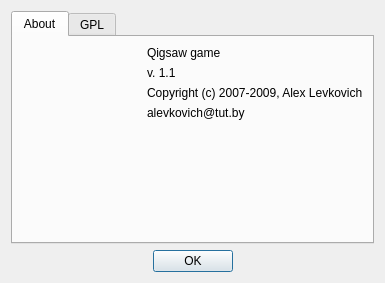
<?xml version="1.0" encoding="UTF-8"?>
<ui version="4.0">
 <class>JigsawAboutBox</class>
 <widget class="QDialog" name="JigsawAboutBox">
  <property name="geometry">
   <rect>
    <x>0</x>
    <y>0</y>
    <width>385</width>
    <height>283</height>
   </rect>
  </property>
  <property name="windowTitle">
   <string>About</string>
  </property>
  <layout class="QVBoxLayout" name="verticalLayout_4">
   <item>
    <widget class="QTabWidget" name="tabWidget">
     <property name="currentIndex">
      <number>0</number>
     </property>
     <widget class="QWidget" name="tab">
      <attribute name="title">
       <string>About</string>
      </attribute>
      <layout class="QHBoxLayout" name="horizontalLayout_2">
       <item>
        <layout class="QVBoxLayout" name="verticalLayout">
         <item>
          <widget class="QLabel" name="label">
           <property name="text">
            <string/>
           </property>
           <property name="pixmap">
            <pixmap resource="qigsaw.qrc">:/pics/about.png</pixmap>
           </property>
           <property name="alignment">
            <set>Qt::AlignCenter</set>
           </property>
          </widget>
         </item>
         <item>
          <spacer name="verticalSpacer">
           <property name="orientation">
            <enum>Qt::Vertical</enum>
           </property>
           <property name="sizeHint" stdset="0">
            <size>
             <width>20</width>
             <height>40</height>
            </size>
           </property>
          </spacer>
         </item>
        </layout>
       </item>
       <item>
        <layout class="QVBoxLayout" name="verticalLayout_2">
         <item>
          <widget class="QLabel" name="label_2">
           <property name="text">
            <string>Qigsaw game</string>
           </property>
          </widget>
         </item>
         <item>
          <widget class="QLabel" name="label_3">
           <property name="text">
            <string>v. 1.1</string>
           </property>
          </widget>
         </item>
         <item>
          <widget class="QLabel" name="label_4">
           <property name="text">
            <string>Copyright (c) 2007-2009, Alex Levkovich</string>
           </property>
          </widget>
         </item>
         <item>
          <widget class="QLabel" name="label_5">
           <property name="text">
            <string>alevkovich@tut.by</string>
           </property>
          </widget>
         </item>
         <item>
          <spacer name="verticalSpacer_2">
           <property name="orientation">
            <enum>Qt::Vertical</enum>
           </property>
           <property name="sizeHint" stdset="0">
            <size>
             <width>20</width>
             <height>109</height>
            </size>
           </property>
          </spacer>
         </item>
        </layout>
       </item>
      </layout>
     </widget>
     <widget class="QWidget" name="tab_2">
      <attribute name="title">
       <string>GPL</string>
      </attribute>
      <layout class="QVBoxLayout" name="verticalLayout_3">
       <item>
        <widget class="QPlainTextEdit" name="plainText">
         <property name="readOnly">
          <bool>true</bool>
         </property>
        </widget>
       </item>
      </layout>
     </widget>
    </widget>
   </item>
   <item>
    <layout class="QHBoxLayout" name="horizontalLayout">
     <item>
      <spacer name="horizontalSpacer">
       <property name="orientation">
        <enum>Qt::Horizontal</enum>
       </property>
       <property name="sizeHint" stdset="0">
        <size>
         <width>40</width>
         <height>20</height>
        </size>
       </property>
      </spacer>
     </item>
     <item>
      <widget class="QPushButton" name="closeButton">
       <property name="text">
        <string>OK</string>
       </property>
      </widget>
     </item>
     <item>
      <spacer name="horizontalSpacer_2">
       <property name="orientation">
        <enum>Qt::Horizontal</enum>
       </property>
       <property name="sizeHint" stdset="0">
        <size>
         <width>40</width>
         <height>20</height>
        </size>
       </property>
      </spacer>
     </item>
    </layout>
   </item>
  </layout>
 </widget>
 <resources>
  <include location="qigsaw.qrc"/>
 </resources>
 <connections/>
</ui>
